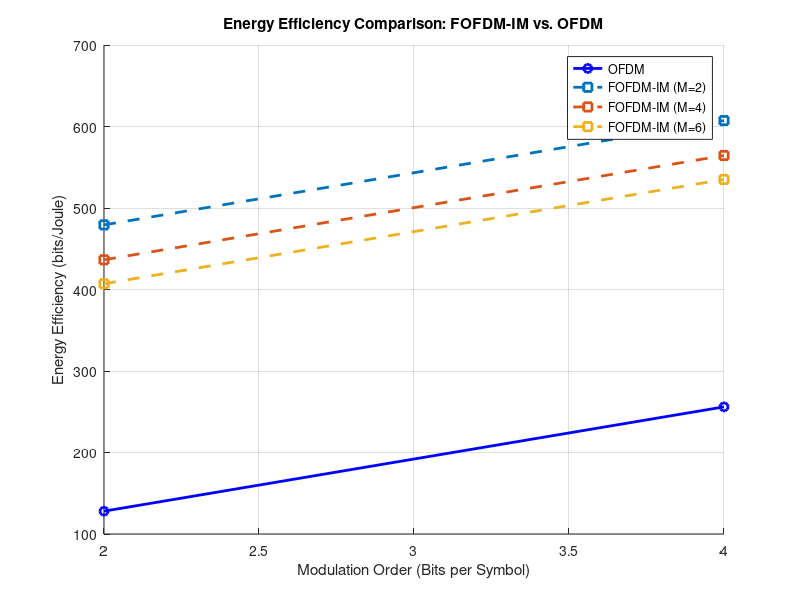

Write MATLAB code to recreate this figure.
clc; clear; close all;

% Parameters
N = 64; % Total subcarriers
M_values = [2, 4, 6]; % Active subcarriers for FOFDM-IM
modulation_orders = [2, 4]; % QPSK (2 bits/symbol), 16-QAM (4 bits/symbol)

% Assume normalized power per subcarrier
P_total = 1; % Total power in watts for OFDM
P_per_subcarrier = P_total / N; % Power per subcarrier

% Bandwidth (normalized)
BW = 1; % Assume 1 Hz bandwidth for comparison

% Energy Efficiency Calculation
EE_OFDM = zeros(1, length(modulation_orders));
EE_FOFDM_IM = zeros(length(M_values), length(modulation_orders));

for m = 1:length(modulation_orders)
    M = modulation_orders(m); % Bits per symbol in modulation (log2(QAM order))
    
    % OFDM energy efficiency
    SE_OFDM = (N * M) / BW; % Spectral efficiency of OFDM
    P_OFDM = N * P_per_subcarrier; % Total power for OFDM
    EE_OFDM(m) = SE_OFDM / P_OFDM; % Energy efficiency
    
    % FOFDM-IM energy efficiency
    for i = 1:length(M_values)
        K = M_values(i); % Active subcarriers
        B_IM = log2(nchoosek(N, K)); % Index modulation bits
        SE_FOFDM_IM = (K * M + B_IM) / BW; % Spectral efficiency of FOFDM-IM
        P_FOFDM_IM = K * P_per_subcarrier; % Total power for FOFDM-IM
        EE_FOFDM_IM(i, m) = SE_FOFDM_IM / P_FOFDM_IM; % Energy efficiency
    end
end

% Plot Energy Efficiency Comparison
figure;
hold on;
plot(modulation_orders, EE_OFDM, 'b-o', 'LineWidth', 2, 'DisplayName', 'OFDM');
for i = 1:length(M_values)
    plot(modulation_orders, EE_FOFDM_IM(i, :), '--s', 'LineWidth', 2, 'DisplayName', sprintf('FOFDM-IM (M=%d)', M_values(i)));
end
xlabel('Modulation Order (Bits per Symbol)');
ylabel('Energy Efficiency (bits/Joule)');
title('Energy Efficiency Comparison: FOFDM-IM vs. OFDM');
legend('Location', 'best');
grid on;
hold off;
